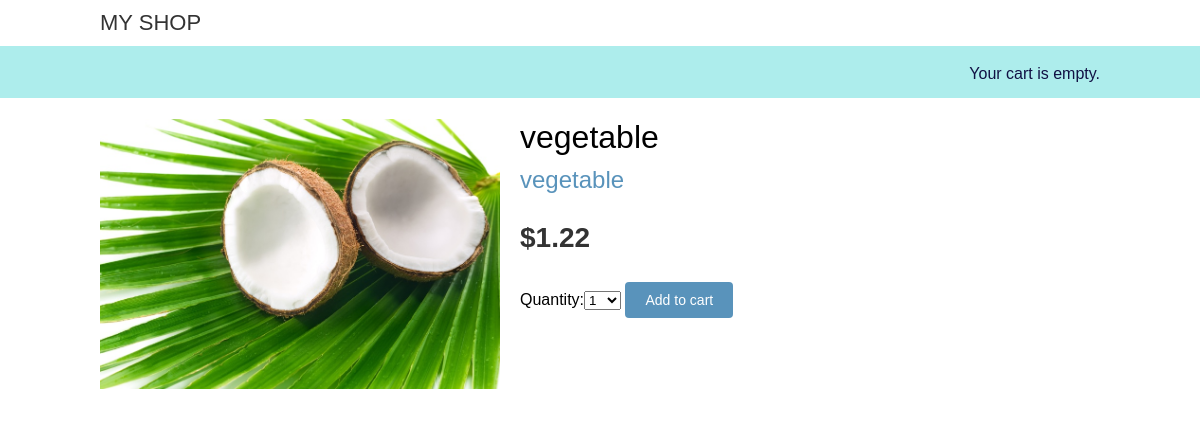
Screenshot of /2/vegetable/ with the database file from the repository.
### shop/models.py (models this page shows, shortened)
class Product(models.Model):
	category=models.ForeignKey(Category,related_name='products',on_delete=models.CASCADE)
	name=models.CharField(max_length=200,db_index=True)
	slug=models.SlugField(max_length=200,db_index=True)
	image=models.ImageField(upload_to='products/',blank=True)
	description=models.TextField(blank=True)
	price=models.DecimalField(max_digits=10,decimal_places=2)
	available=models.BooleanField(default=True)
	created=models.DateTimeField(auto_now_add=True)
	updated=models.DateTimeField(auto_now=True)
	class Meta:
		ordering=('name',)
		index_together=(('id','slug'),)

class Category(models.Model):
	name=models.CharField(max_length=200,db_index=True)
	slug=models.SlugField(max_length=200,db_index=True)
	class Meta:
		ordering=('-name',)
		verbose_name='category'
		verbose_name_plural='categories'
	def __str__(self):
		return self.name

### shop/views.py (the view)
# urls.py: path('<int:id>/<slug:slug>/',views.product_detail,name='product_detail'),
def product_detail(request,id,slug):
	product=get_object_or_404(Product,id=id,slug=slug,available=True)
	cart_product_form=CartAddProductForm()
	return render(request,'shop/product/detail.html',{'product':product,'cart_product_form':cart_product_form})

### cart/forms.py
class CartAddProductForm(forms.Form):
	quantity=forms.TypedChoiceField(choices=PRODUCT_QUANTITY_CHOICES,coerce=int)
	update=forms.BooleanField(required=False,initial=False,widget=forms.HiddenInput)

### cart/cart.py (called while the page is built)
	def __len__(self):
		return sum(item['quantity'] for item in self.cart.values())

### cart/context_processors.py (called while the page is built)
def cart(request):
	return {'cart':Cart(request)}

### shop/templates/shop/product/detail.html (shortened to what this page needs)
{%extends 'shop/base.html'%}
{%load static%}
{%block content%}
<div class="product-detail">
	<img src="{%if product.image %} {{product.image.url}}{%endif%}">
	<h1 >{{product.name}}</h1>
	<h2><a href="{{product.category.get_absolute_url}}">{{product.category}}</a></h2>
	<p class="price">${{product.price}}</p>
	<form action="{% url 'cart:cart_add' product.id %}" method="POST">
		{{cart_product_form}}
		<input type="submit" value="Add to cart">
	</form>
</div>
{%endblock%}

### shop/templates/shop/base.html (style rules this page uses)
body { margin:0; padding:0; font-family:helvetica, sans-serif; }
h1, h2, h3, h4, h5 , h6 { font-family: 'Ubuntu', sans-serif; font-weight:normal; }
a { text-decoration:none; color:#5993bb; }
a.button, input[type="submit"] { color:#fff; background:#5993bb; border-radius:4px; padding:10px 20px; font-size:14px; border:0; }
.product-detail { text-align:justify; }
.product-detail .price { color:#333; font-size:28px; font-weight:bold; }
.product-detail img { width:40%; float:left; padding:0 20px 20px 0; }
.product-detail h1 { margin-bottom:0; }
.product-detail h2 { margin-top:10px; }

### rows the page displays
Product: image (picture), name "vegetable", category "vegetable", price "1.22"
